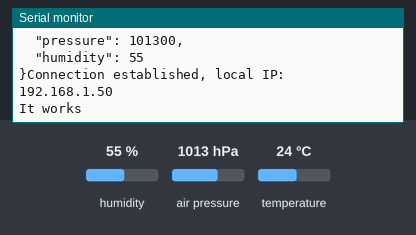
Bench run of a sketch on a simulated ESP8266 (NodeMCU). Parts: the last lines printed to the serial monitor. The inputs (shaded band) are chosen by the test bench; at power-on: humidity 55 %, air pressure 1013 hPa, temperature 24 °C. WiFi joins after 1.5 s; servers stay silent unless stated; uploads are accepted with an empty reply.

Above: at 8.5 s.
8.6 s: humidity set to 22 %
At 13.7 s:
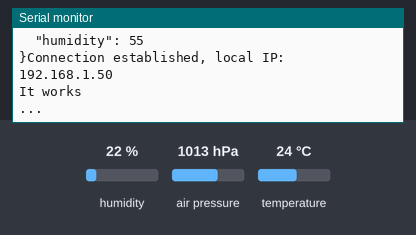
16.1 s: air pressure set to 952 hPa
At 20.29 s:
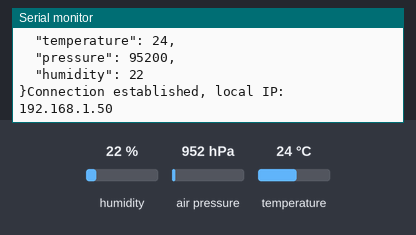
23.6 s: temperature set to 12 °C
At 27.0 s:
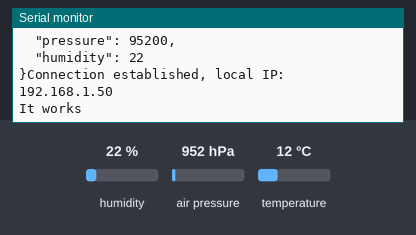

The sketch:

embedded.ino
```cpp
#include <ESP8266WiFiMulti.h>
#include <ESP8266HTTPClient.h>
#include <Adafruit_BME280.h>
#include <Wire.h>
#include <ArduinoJson.h>
#define IP "http://192.168.43.251:3001/api/newreading"

Adafruit_BME280 sensor;
ESP8266WiFiMulti WiFiMulti;
void setup() {
  // put your setup code here, to run once:
  Serial.begin(115200);

  Wire.begin();
  if(!sensor.begin(0x76)){
    Serial.println("Error: Sensor not found");
  }
    WiFi.mode(WIFI_STA);
    WiFiMulti.addAP("Pixel_3", "88888888");

 }

void loop() {
  // put your main code here, to run repeatedly:
  //float temperature = sensor.readTemperature();
  StaticJsonBuffer<JSON_OBJECT_SIZE(4)> jbuffer;
  String output = "";
  JsonObject& data = jbuffer.createObject();
  data["name"] = "MeriAnna";
  data["temperature"] = sensor.readTemperature();
  data["pressure"] = sensor.readPressure();
  data["humidity"] = sensor.readHumidity();
  data.prettyPrintTo(Serial);
  data.printTo(output);

  if(WiFiMulti.run() == WL_CONNECTED){
    Serial.println("Connection established, local IP: ");
    Serial.println(WiFi.localIP());
    HTTPClient http;
    http.begin(IP);
    http.addHeader("Content-type", "application/json");
    int httpcode = http.POST(output);
    if(httpcode == HTTP_CODE_OK){
      Serial.println("It works");
    }else{
      Serial.println("Doesn't work");
      Serial.println(httpcode);
    }
    delay(5000);
  }
  Serial.println("...");
  delay(1000);
}
```

Measured:
- after the input at 16.1 s, the serial monitor: prints a new line after 4.0 s (image 2)
- after the input at 23.6 s, the serial monitor: prints a new line after 2.7 s (image 3)
